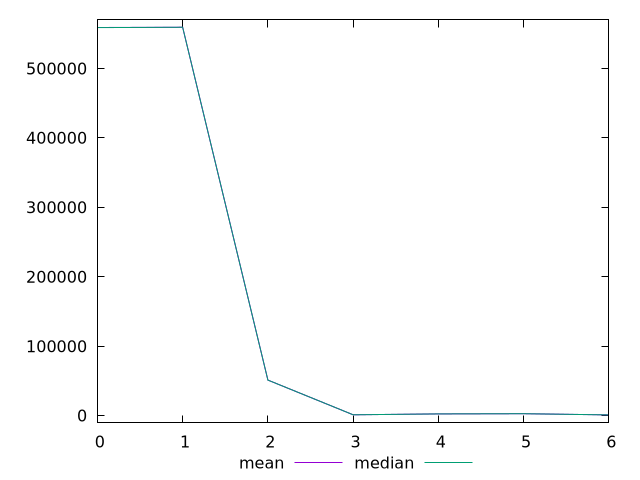

Write the gnuplot code that produced this figure.
$_mean <<EOF
558935.9132888224
559315.5428894513
51081.76
1098
2440
2684
976
EOF
$_median <<EOF
558838.2446360723
559317.3711670391
51081
1098
2440
2684
976
EOF
set key outside below
set terminal pngcairo
set output "report_00006_2020-11-02T20-21-41.718Z/uses-long-cache-ttl/progession_mean_median.png"
set yrange [-10190.827423340783:570484.1985903799]
plot $_mean title "mean" with line ,$_median title "median" with line ,
